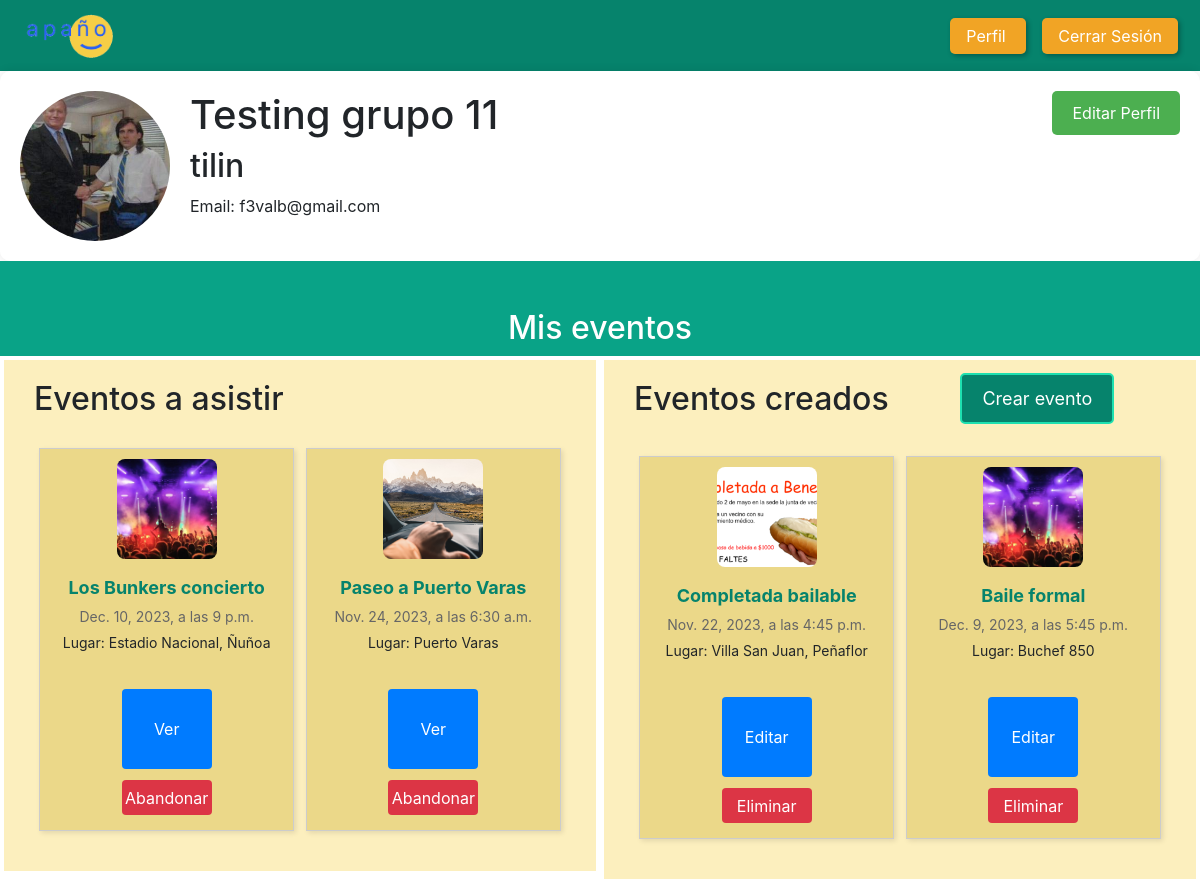
/perfil_apagno_app/ (signed in), run on an earlier commit of the app's database.
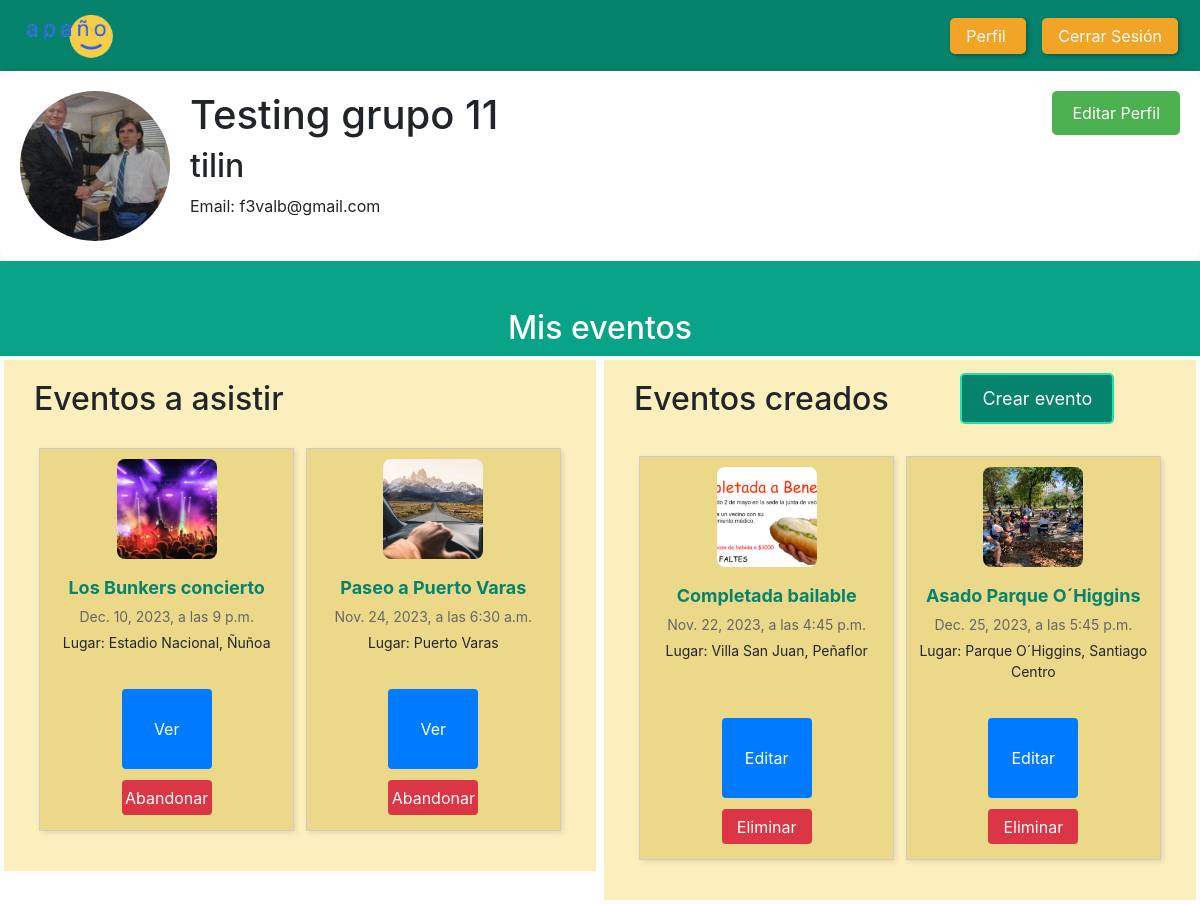
And on a later commit of the database.
### perfil_apagno_app/models.py (models this page shows, shortened)
class User(AbstractUser):
    pronounsChoices = [('La','La'),('El','El'), ('Le','Le'),('Otro','Otro')]
    pronouns = models.CharField(max_length=5,choices=pronounsChoices)
    nickname = models.CharField(max_length=30)
    contact = models.CharField(max_length=20, blank=True)

class Profile(models.Model):
    user = models.OneToOneField(User, on_delete=models.CASCADE)
    avatar = models.ImageField(
        default='default.jpg', # default avatar
        upload_to='profile_pics' # dir to store the image
    )

class nuevoEvento(models.Model):
    nombre = models.CharField(max_length=100)
    host = models.ForeignKey(User, on_delete=models.CASCADE)
    fecha = models.DateField(default=timezone.now().strftime("%Y-%m-%d"))
    hora = models.TimeField(default=timezone.now().strftime("%H:%M"))
    lugar = models.CharField(max_length=100)
    descripcion = models.CharField(max_length=250, blank=True)
    categoria = models.ForeignKey(Categorias, default='Sin categoria', on_delete=models.CASCADE)
    imagen = models.ImageField(upload_to='eventos_images/', blank=True)
    asistentes = models.ManyToManyField(User, related_name='eventos_asistir', blank=True)

### perfil_apagno_app/views.py (the view, shortened to what this page needs)
# urls.py: path('', views.Eventos.as_view(), name='perfil'), # link a la pagina de perfil
class Eventos(ListView):
    model = nuevoEvento
    template_name = 'perfil_app/listaEventos.html'
    context_object_name = 'eventos'
    def get_queryset(self):
        eventos_host = nuevoEvento.objects.filter(host=self.request.user)
        eventos_asistir = nuevoEvento.objects.filter(asistentes=self.request.user)
        return eventos_host, eventos_asistir
    def get_context_data(self, **kwargs):
        context = super().get_context_data(**kwargs)
        eventos_host, eventos_asistir = self.get_queryset()
        context['eventos_host'] = eventos_host
        context['eventos_asistir'] = eventos_asistir
        context['categorias'] = Categorias.objects.all()
        return context

### perfil_apagno_app/models.py (called while the page is built)
    def __str__(self):
        return self.nombre

### perfil_apagno_app/templates/perfil_app/listaEventos.html (shortened to what this page needs)
<link rel="stylesheet" href="https://maxcdn.bootstrapcdn.com/bootstrap/4.5.2/css/bootstrap.min.css">
{%extends 'base.html'%}
{% load static %}
{% block extra_css %}
    <link rel="stylesheet" type="text/css" href="{% static 'style/destacados.css' %}">
    <link rel="stylesheet" type="text/css" href="{% static 'style/style.css' %}">
    <link rel="stylesheet" href="https://stackpath.bootstrapcdn.com/bootstrap/4.5.2/css/bootstrap.min.css">
	<link rel="stylesheet" type="text/css" href="{% static 'style/base.css' %}">
	<link rel="stylesheet" type="text/css" href="{% static 'style/cajon.css' %}">
	<link rel="stylesheet" type="text/css" href="{% static 'style/perfil.css' %}">
{% endblock %}
{%block content%}
<div class="perfil">
    <div class="foto-perfil">
      <img src="{{user.profile.avatar.url}}" class="avatar"  accept=".jpg,.jpeg,.png"/>
    </div>
    <div class="datos-usuario">
      <h1>{{user.first_name}} {{user.last_name}}</h1>
      <h2>{{user.username}}</h2>
      <p>Email: {{user.email}}</p>
    </div>
    <a href="{%url 'profile'%}"><button class="boton-editar">Editar Perfil</button></a>
  </div>
<div class="py-5 text-center" style="background-color: #09a387;">
	<h2 style="color: #ffffff">Mis eventos</h2>
	{% if eventos_host or eventos_asistir %}
	<div class="bloque">
		<h2 style="margin-left: 20px; margin-top: 10px;">Eventos a asistir</h2>
		<div id="eventos-container" class="eventos-container">
			{% if eventos_asistir %}
			{% for evento in eventos_asistir %}
				<div class="cajon">
					<img src="{{ evento.imagen.url }}" alt="{{ evento.nombre }}" style="max-width: 100%;">
					<div class="cajon-content">
						<span class="cajon-title">{{ evento.nombre }}</span>
						<span class="cajon-date">{{ evento.fecha }}, a las {{ evento.hora }}</span>
						<p class="cajon-description">Lugar: {{ evento.lugar }}</p>
					</div>
					<div class="cajon-buttons-event">
						<button class="cajon-button-event edit" type="submit" data-toggle="modal" data-target="#eventoModal"
						data-id="{{ evento.id }}"
                		data-nombre="{{ evento.nombre }}" data-fecha="{{ evento.fecha }}" data-hora="{{ evento.hora }}" data-descripcion="{{ evento.descripcion }}"
                		data-host="{{ evento.host }}" data-lugar="{{ evento.lugar }}" data-categoria="{{ evento.categoria }}" data-imagen="{{ evento.imagen.url }}">Ver</button></a>
						<a href="{%url 'abandonar_evento' evento.id %}"> <button class="cajon-button-event delete">Abandonar</button></a>
					</div>
				</div>
			{% endfor %}
			{% else %}
				<p> Usted no tiene eventos a los que asistir</p>
			{% endif %}
		</div>
	</div>
	<div class="bloque">
		<div style="display: flex; align-items: center; justify-content: space-between;">
			<h2 style="margin-left: 20px; margin-top: 10px;">Eventos creados</h2>
			<button id='mostrar-mas' type="button" style='border: 2px solid #1ee0b0;' data-bs-toggle="modal" data-bs-target="#staticBackdrop">
				Crear evento
			</button>
		</div>
		<div id="eventos-container" class="eventos-container">
			{% if eventos_host %}
			{% for evento in eventos_host %}
				<div class="cajon">
					<img src="{{ evento.imagen.url }}" alt="{{ evento.nombre }}" style="max-width: 100%;">
					<div class="cajon-content">
						<span class="cajon-title">{{ evento.nombre }}</span>
						<span class="cajon-date">{{ evento.fecha }}, a las {{ evento.hora }}</span>
						<p class="cajon-description">Lugar: {{ evento.lugar }}</p>
					</div>
					<div class="cajon-buttons-event">
						<a href="{%url 'editar_evento' evento.id %}"> <button class="cajon-button-event edit">Editar</button></a>
						<a href="{%url 'eliminar_evento' evento.id %}"> <button class="cajon-button-event delete">Eliminar</button></a>
					</div>
				</div>
			{% endfor %}
			{% else %}
				<p> Usted no tiene eventos creados</p>
			{% endif %}
		</div>
	</div>
	{% endif %}
</div>
{%endblock content%}

### perfil_apagno_app/templates/base.html (shortened to what this page needs)
{% load static %}
<!DOCTYPE html>
<html lang="en">
<head>
    {% block extra_css %}{% endblock %}
    <link rel="stylesheet" type="text/css" href="{% static 'style/base.css' %}">
</head>
<body>
    <div id="navbar">
        <a id="logo" href="/eventos_destacados">
            <img src="{% static 'imag/logo_sin_fondo.png' %}" alt="Logo">
        </a>
        <div class="login-buttons">
            {% if user.is_authenticated %}
                <a href="{% url 'perfil' %}"> Perfil </a>
                <a href="{% url 'logout' %}"> Cerrar Sesión </a>
            {% else %}
                <a href="{% url 'login' %}"> Iniciar Sesión</a>
                <a href="{% url 'register_user' %}"> Registrarse </a>
            {% endif %}
         </div>
    </div>
    {% block content %}{% endblock %}
</body>
</html>

### perfil_apagno_app/static/style/destacados.css (style rules this page uses)
body { margin: 0; padding: 0; background-color: #dfedeb; }
.eventos-container { display: flex; flex-wrap: wrap; justify-content: space-between; margin: 20px; }
#mostrar-mas { display: block; margin: 0 auto; background-color: #06836c; color: #fff; padding: 10px 20px; font-size: 18px; border: none; cursor: pointer; border-radius: 5px; }

### perfil_apagno_app/static/style/base.css (style rules this page uses)
#navbar { background-color: #06836c; color: #ffffff; display: flex; justify-content: space-between; align-items: center; padding: 10px 16px; }
#logo img { max-width: 100px; height: auto; }
#navbar .login-buttons { text-align: right; }
#navbar a { text-decoration: none; color: #ffffff; margin-right: 6px; font-size: 16px; }
.login-buttons a { text-decoration: none; color: #ffffff; margin-left: 10px; font-size: 16px; padding: 8px 16px; background-color: #f1a425; border-radius: 5px; box-shadow: 2px 2px 5px rgba(0, 0, 0, 0.3); transition: background-color 0.3s ease, transform 0.2s ease; }

### perfil_apagno_app/static/style/cajon.css (style rules this page uses)
.cajon { display: flex; align-items: flex-start; border: 1px solid #ccc; background-color: #ebd889; padding: 10px; margin: 10px 5px; width: 48%; box-shadow: 2px 2px 5px rgba(0, 0, 0, 0.1); }
.cajon img { width: 100px; height: 100px; object-fit: cover; border-radius: 8px; margin-right: 15px; }
.cajon-content { display: flex; flex-direction: column; align-items: flex-start; flex-grow: 1; }
.cajon-title { font-size: 18px; font-weight: bold; color: #06836c; margin-bottom: 5px; }
.cajon-date { font-size: 14px; color: #666; margin-bottom: 5px; }
.cajon-description { font-size: 14px; }
.cajon-buttons-event { display: flex; flex-direction: column; align-items: center; margin-left: auto; }
.cajon-button-event { width: 80px; height: 80px; background-color: #007bff; color: #fff; border: none; border-radius: 4px; margin: 5px 0; cursor: pointer; transition: background-color 0.3s; display: flex; justify-content: center; align-items: center; }
.cajon-button-event.delete { height: 35px; background-color: #dc3545; transition: background-color 0.3s; }
@media (max-width: 1440px) { .cajon { flex-direction: column; align-items: center; } }
@media (max-width: 1440px) { .cajon img { margin-bottom: 15px; margin-right: 0; } }
@media (max-width: 1440px) { .cajon-content { text-align: center; align-items: center; } }
@media (max-width: 1440px) { .cajon-buttons-event { margin-top: 15px; flex-direction: column; gap: 1px; width: 100%; } }
@media (max-width: 1440px) { .cajon-button-event { width: 90px; height: 80px; } }
@media (max-width: 1440px) { .cajon-button-event.delete { height: 35px; } }

### perfil_apagno_app/static/style/perfil.css (style rules this page uses)
.perfil { display: flex; align-items: flex-start; background-color: #fff; padding: 20px; border-radius: 10px; box-shadow: 0 0 10px rgba(0, 0, 0, 0.1); }
.foto-perfil { margin-right: 20px; }
.foto-perfil img { width: 150px; height: 150px; border-radius: 50%; object-fit: cover; }
.datos-usuario { flex-grow: 1; }
.boton-editar { background-color: #4CAF50; color: white; padding: 10px 20px; border: none; border-radius: 5px; cursor: pointer; font-size: 16px; }

### perfil_apagno_app/templates/perfil_app/listaEventos.html (style rules this page uses)
.bloque { float: left; width: 50%; text-align: left; box-sizing: border-box; padding: 10px; border: 4px solid rgb(255, 255, 255); background-color: #fcefbe; }

What changed in the data, as far as the page shows it:
changed nuevoEvento: imagen: a different picture; nombre "Baile formal" → "Asado Parque O´Higgins"; fecha "Dec. 9, 2023" → "Dec. 25, 2023"; lugar "Buchef 850" → "Parque O´Higgins, Santiago Centro"
